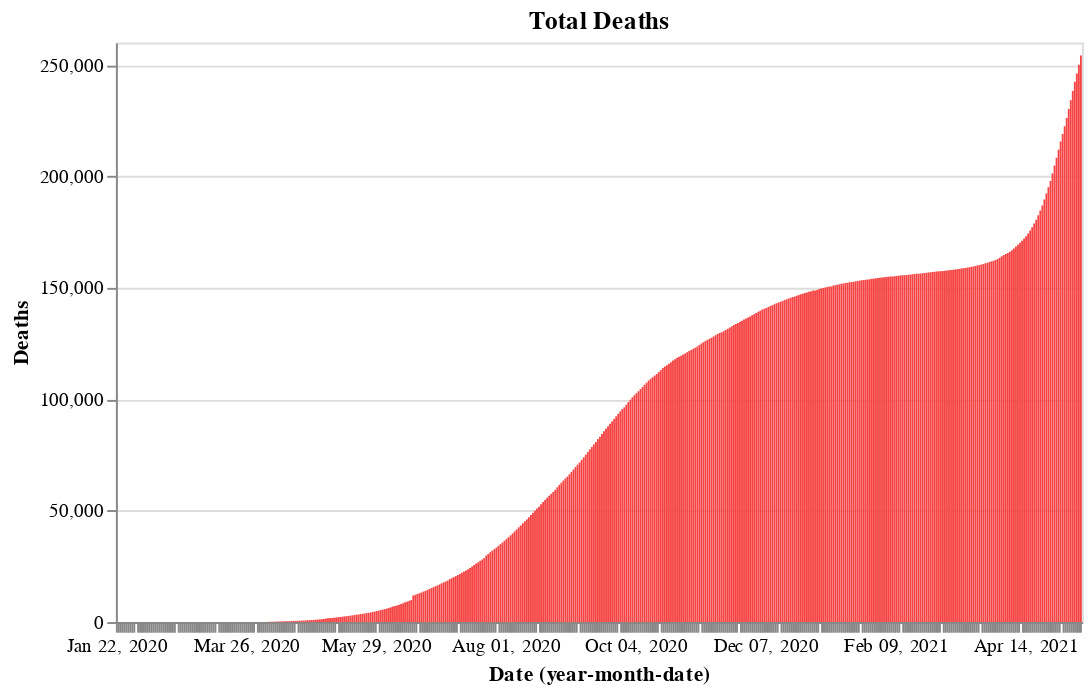

Notebook cell for this chart:
### Code cell
base.encode(y='Deaths', color=red).properties(title='Total Deaths')

### Figure 1 — Vega-Lite specification as saved in the notebook (floating-point values rounded to 4 significant figures; data arrays with more than 128 entries replaced by an {"elided": "..."} marker saying what was removed)
{"config": {"view": {"continuousWidth": 400, "continuousHeight": 300}}, "data": {"name": "data-eedb90cc33c541d9c7c5df9905b02b0a"}, "mark": "bar", "encoding": {"color": {"value": "#f54242"}, "x": {"type": "ordinal", "field": "Date", "timeUnit": "yearmonthdate"}, "y": {"type": "quantitative", "field": "Deaths"}}, "title": "Total Deaths", "width": 500, "$schema": "https://vega.github.io/schema/vega-lite/v4.8.1.json", "datasets": {"data-eedb90cc33c541d9c7c5df9905b02b0a": {"elided": "476 records"}}}
